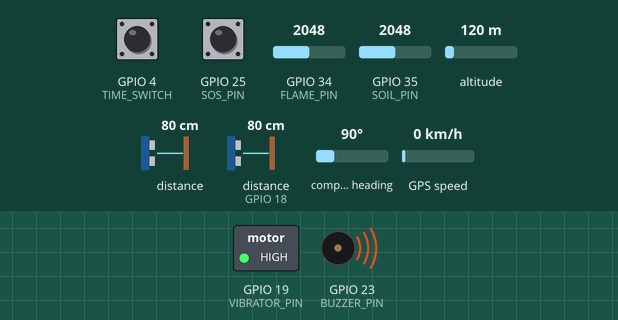
Bench run of a sketch on a simulated ESP32. On the bench: switched loads named in the sketch (green lamp = pin HIGH), buzzer (waves = sounding, pin HIGH). Wiring (inferred from the names in the program): ultrasonic range finder: trigger GPIO 5; echo GPIO 18. Dashed ring = blinking. The inputs (shaded band) are chosen by the test bench; at power-on: GPIO 25 (SOS_PIN) HIGH, GPIO 4 (TIME_SWITCH) HIGH, GPIO 34 (FLAME_PIN) = 2048, GPIO 35 (SOIL_PIN) = 2048, altitude 120 m, distance to the obstacle 80 cm, distance to the obstacle (sensor on GPIO 18) 80 cm, compass heading 90°, GPS speed 0 km/h. The echo pulse lasts 58.3 µs per cm; WiFi joins after 1.5 s; servers stay silent unless stated; network time is answered at once with the bench clock; the local clock reads 2024-03-15 10:24:30 at power-on unless the sketch sets it; the GPS gets a fix after 3 s at 37.7749, -122.4194 with 8 satellites; the audio player accepts every command and is not drawn; pins used as bus, display or sensor lines are not drawn; what the sketch prints to the serial monitor is not drawn.

Above: at 3.1 s.
3.7 s: GPIO 25 (SOS_PIN) pulled LOW for 1 s
At 3.7 s:
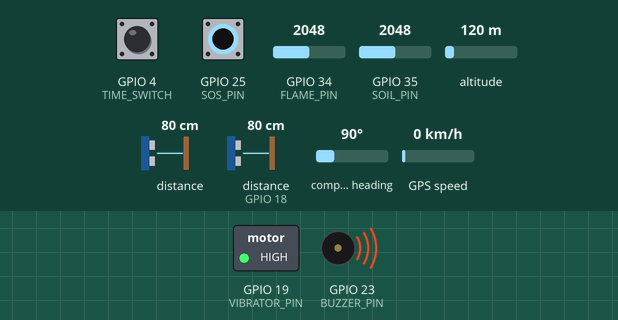
At 5.5 s:
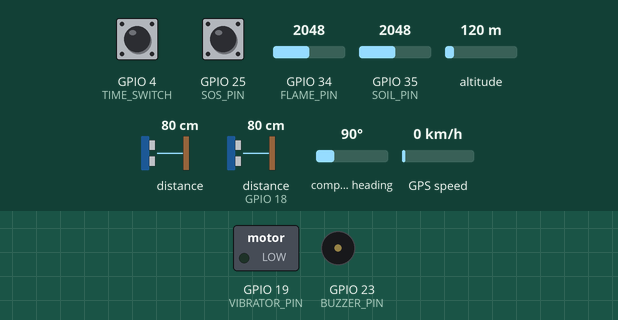
7.2 s: GPIO 4 (TIME_SWITCH) pulled LOW for 3.2 s
Timing chart, 0 to 17.9 s (numbered marks = the images above; inputs shaded):
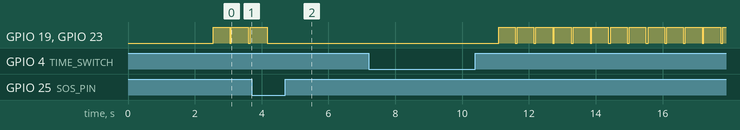

The sketch:

Blind_Stick.ino
```cpp
/* Blind Stick - ESP32 (browser-location map + live sensors + NTP RTC update) */

/* Blynk 2.0 defines */
#define BLYNK_TEMPLATE_ID "xxxxxxxxxxxxxxxxxxxxxx"
#define BLYNK_TEMPLATE_NAME "Blind Stick"
#define BLYNK_AUTH_TOKEN "xxxxxxxxxxxxxxxxxxxxx"

/* Libraries */
#include <WiFi.h>
#include <BlynkSimpleEsp32.h>
#include <TinyGPS++.h>
#include <HardwareSerial.h>
#include <Adafruit_VL53L0X.h>
#include <ESPAsyncWebServer.h>
#include <Wire.h>
#include "RTClib.h"
#include <DFRobotDFPlayerMini.h>
#include <NTPClient.h>
#include <WiFiUdp.h>

/* WiFi & Blynk creds */
char auth[] = BLYNK_AUTH_TOKEN;
const char* ssid = "xxxxxxxxxxxx";
const char* pass = "999666333";

/* Pin definitions */
#define TRIG_PIN      5
#define ECHO_PIN      18
#define FLAME_PIN     34
#define SOIL_PIN      35
#define BUZZER_PIN    23
#define VIBRATOR_PIN  19
#define SOS_PIN       25
#define TIME_SWITCH   4

/* Peripherals */
HardwareSerial GPS_Serial(2);   // RX=16, TX=17
TinyGPSPlus gps;
Adafruit_VL53L0X lox = Adafruit_VL53L0X();
RTC_DS3231 rtc;
AsyncWebServer server(80);

/* DFPlayer */
HardwareSerial dfSerial(1); // RX=13, TX=14
DFRobotDFPlayerMini mp3;

/* NTP Client for RTC update */
WiFiUDP ntpUDP;
NTPClient timeClient(ntpUDP, "pool.ntp.org", 19800); // IST +5:30

/* MP3 tracks */
const uint8_t TRACK_IT_IS = 1;
const uint8_t TRACK_HOUR_START = 2;
const uint8_t TRACK_OCLOCK = 14;
const uint8_t TRACK_MIN_START = 15;
const uint8_t TRACK_AM = 75;
const uint8_t TRACK_PM = 76;

/* Thresholds */
#define ULTRASONIC_THRESH 40.0
#define VL53_THRESH       200.0
#define FLAME_THRESH      50
#define SOIL_THRESH       28

/* Helper functions */
float measureUltrasonicCM() {
  digitalWrite(TRIG_PIN, LOW); delayMicroseconds(2);
  digitalWrite(TRIG_PIN, HIGH); delayMicroseconds(10);
  digitalWrite(TRIG_PIN, LOW);
  long duration = pulseIn(ECHO_PIN, HIGH, 30000);
  return (duration == 0) ? 9999.0 : (float)duration * 0.034 / 2.0;
}

float measureVL53() {
  VL53L0X_RangingMeasurementData_t measure;
  lox.rangingTest(&measure, false);
  return (measure.RangeStatus != 0) ? 9999.0 : (float)measure.RangeMilliMeter;
}

void playAndWait(uint16_t idx, unsigned long waitMs = 800) {
  if (mp3.available()) mp3.play(idx);
  else mp3.play(idx);
  delay(waitMs);
}

uint16_t hourToTrack(int h24) {
  int h12 = h24 % 12;
  if (h12 == 0) h12 = 12;
  return TRACK_HOUR_START + (h12 - 1);
}
uint16_t minuteToTrack(int m) { return TRACK_MIN_START + m; }

void announceTimeMP3() {
  DateTime now = rtc.now();
  int hour = now.hour();
  int minute = now.minute();
  playAndWait(TRACK_IT_IS, 700);
  playAndWait(hourToTrack(hour), 700);
  if (minute == 0) playAndWait(TRACK_OCLOCK, 700);
  else playAndWait(minuteToTrack(minute), 800);
  if (hour < 12) playAndWait(TRACK_AM, 500);
  else playAndWait(TRACK_PM, 500);
}

/* RTC auto-update via NTP */
void updateRTCfromNTP() {
  if (WiFi.status() == WL_CONNECTED) {
    timeClient.update();
    unsigned long epoch = timeClient.getEpochTime();
    DateTime now(epoch);
    rtc.adjust(now);
    Serial.println("RTC updated from NTP!");
  }
}


/* SOS function */
void sendSOS() {
  Blynk.virtualWrite(V8, "HELP ME!!!");
  Serial.println("SOS sent to Blynk: HELP ME!!!");

  if (gps.location.isValid()) {
    Blynk.virtualWrite(V6, gps.location.lat());
    Blynk.virtualWrite(V7, gps.location.lng());
  }

  Blynk.virtualWrite(V11, 1); // LED ON
  delay(3000);
  Blynk.virtualWrite(V11, 0); // LED OFF
}

/* Sensor check & Blynk updates */
void checkSensors() {
  float ultrasonic = measureUltrasonicCM();
  float vl = measureVL53();
  int flame = analogRead(FLAME_PIN);
  int soil = analogRead(SOIL_PIN);

  bool ultrasonicAlert = (ultrasonic < ULTRASONIC_THRESH);
  bool vlAlert = (vl > VL53_THRESH);
  bool flameAlert = (flame < FLAME_THRESH);
  bool soilAlert = (soil > SOIL_THRESH);

  Blynk.virtualWrite(V1, ultrasonic);
  Blynk.virtualWrite(V2, vl);
  Blynk.virtualWrite(V3, flame);
  Blynk.virtualWrite(V4, soil);

  if (ultrasonicAlert || vlAlert || flameAlert || soilAlert) {
    digitalWrite(BUZZER_PIN, HIGH);
    digitalWrite(VIBRATOR_PIN, HIGH);
    Blynk.virtualWrite(V5, 1);
    delay(500);
    digitalWrite(BUZZER_PIN, LOW);
    digitalWrite(VIBRATOR_PIN, LOW);
    Blynk.virtualWrite(V5, 0);
  }
}

String htmlPage() {
  String html = R"rawliteral(
  <!DOCTYPE html>
  <html>
  <head>
    <meta name='viewport' content='width=device-width, initial-scale=1'>
    <title>Blind Stick - Live Location</title>
    <link rel='stylesheet' href='https://unpkg.com/leaflet@1.9.4/dist/leaflet.css' />
    <style>
      body { font-family: Arial, Helvetica, sans-serif; margin: 0; padding: 8px; }
      h3 { margin-bottom: 10px; }
      #map { width: 100%; height: 50vh; border: 1px solid #ccc; border-radius: 8px; }
      #sensors { margin-top: 10px; font-size: 15px; color: #333; }
      .sensor { margin-bottom: 5px; }
      .note { font-size: 13px; color: #666; }
    </style>
  </head>
  <body>
    <h3>Blind Stick Dashboard</h3>
    <div id='map'></div>
    <div id='sensors'>
      <div class='sensor'>Ultrasonic: <span id='ultra'>--</span> cm</div>
      <div class='sensor'>VL53: <span id='vl53'>--</span> mm</div>
      <div class='sensor'>Flame: <span id='flame'>--</span></div>
      <div class='sensor'>Soil: <span id='soil'>--</span></div>
    </div>

    <script src='https://unpkg.com/leaflet@1.9.4/dist/leaflet.js'></script>
    <script>
      // Fixed location coordinates (new location)
      const myLat = 22.9006;
      const myLon = 89.5024;

      const map = L.map('map').setView([myLat, myLon], 17);
      L.tileLayer('https://{s}.tile.openstreetmap.org/{z}/{x}/{y}.png', {
        maxZoom: 19,
        attribution: '&copy; OpenStreetMap contributors'
      }).addTo(map);

      const marker = L.marker([myLat, myLon]).addTo(map);
      marker.bindPopup("Selected Location").openPopup();

      // Fetch sensor values from ESP32
      function updateSensors() {
        fetch('/sensors')
          .then(res => res.json())
          .then(data => {
            document.getElementById('ultra').innerText = data.ultrasonic.toFixed(2);
            document.getElementById('vl53').innerText = data.vl53.toFixed(2);
            document.getElementById('flame').innerText = data.flame;
            document.getElementById('soil').innerText = data.soil;
          });
      }

      // Update sensors every second
      setInterval(updateSensors, 1000);
      updateSensors();
    </script>
  </body>
  </html>
  )rawliteral";
  return html;
}


/* Setup */
void setup() {
  Serial.begin(115200);
  delay(50);

  pinMode(TRIG_PIN, OUTPUT);
  pinMode(ECHO_PIN, INPUT);
  pinMode(FLAME_PIN, INPUT);
  pinMode(SOIL_PIN, INPUT);
  pinMode(BUZZER_PIN, OUTPUT);
  pinMode(VIBRATOR_PIN, OUTPUT);
  pinMode(SOS_PIN, INPUT_PULLUP);
  pinMode(TIME_SWITCH, INPUT_PULLUP);

  Wire.begin();
  if (!lox.begin()) Serial.println("VL53L0X init failed");
  if (!rtc.begin()) { Serial.println("RTC not found"); while (1) delay(1000); }

  GPS_Serial.begin(9600, SERIAL_8N1, 16, 17);

  dfSerial.begin(9600, SERIAL_8N1, 13, 14);
  if (!mp3.begin(dfSerial)) Serial.println("DFPlayer init failed");
  else mp3.volume(30);

  WiFi.begin(ssid, pass);
  unsigned long start = millis();
  while (WiFi.status() != WL_CONNECTED && millis() - start < 15000) {
    delay(400); Serial.print(".");
  }
  Serial.println();
  if (WiFi.status() == WL_CONNECTED) {
    Serial.println("Connected! IP: " + WiFi.localIP().toString());
    Blynk.begin(auth, ssid, pass);
    Blynk.virtualWrite(V10, WiFi.localIP().toString());
    timeClient.begin();
    updateRTCfromNTP(); // update RTC at start
  } else {
    Serial.println("WiFi not connected (continue without Blynk)");
  }

  server.on("/", HTTP_GET, [](AsyncWebServerRequest *request){
    request->send(200, "text/html", htmlPage());
  });

  // sensors JSON route
  server.on("/sensors", HTTP_GET, [](AsyncWebServerRequest *request){
    String json = "{";
    json += "\"ultrasonic\":" + String(measureUltrasonicCM()) + ",";
    json += "\"vl53\":" + String(measureVL53()) + ",";
    json += "\"flame\":" + String(analogRead(FLAME_PIN)) + ",";
    json += "\"soil\":" + String(analogRead(SOIL_PIN));
    json += "}";
    request->send(200, "application/json", json);
  });

  server.begin();
}

/* Loop */
void loop() {
  if (WiFi.status() == WL_CONNECTED) Blynk.run();
  while (GPS_Serial.available() > 0) gps.encode(GPS_Serial.read());
  checkSensors();

  if (digitalRead(SOS_PIN) == LOW) {
    sendSOS();
    delay(1000);
  }

  if (digitalRead(TIME_SWITCH) == LOW) {
    delay(40);
    if (digitalRead(TIME_SWITCH) == LOW) {
      announceTimeMP3();
      while (digitalRead(TIME_SWITCH) == LOW) delay(10);
    }
  }

  static unsigned long lastIP = 0;
  if (WiFi.status() == WL_CONNECTED && millis() - lastIP > 60000) {
    Blynk.virtualWrite(V10, WiFi.localIP().toString());
    lastIP = millis();
  }

  if (gps.location.isValid()) {
    Blynk.virtualWrite(V6, gps.location.lat());
    Blynk.virtualWrite(V7, gps.location.lng());
  }

  // update RTC every 5 minutes
  static unsigned long lastRTCupdate = 0;
  if (WiFi.status() == WL_CONNECTED && millis() - lastRTCupdate > 300000) {
    updateRTCfromNTP();
    lastRTCupdate = millis();
  }

  delay(10);
}
```

Measured:
- after the input at 3.7 s, GPIO 19 (VIBRATOR_PIN), GPIO 23 (BUZZER_PIN): goes on until 4.2 s, then stays LOW
- by itself, GPIO 19 (VIBRATOR_PIN), GPIO 23 (BUZZER_PIN): alternates HIGH for 0.50 s and LOW for 0.06 s
